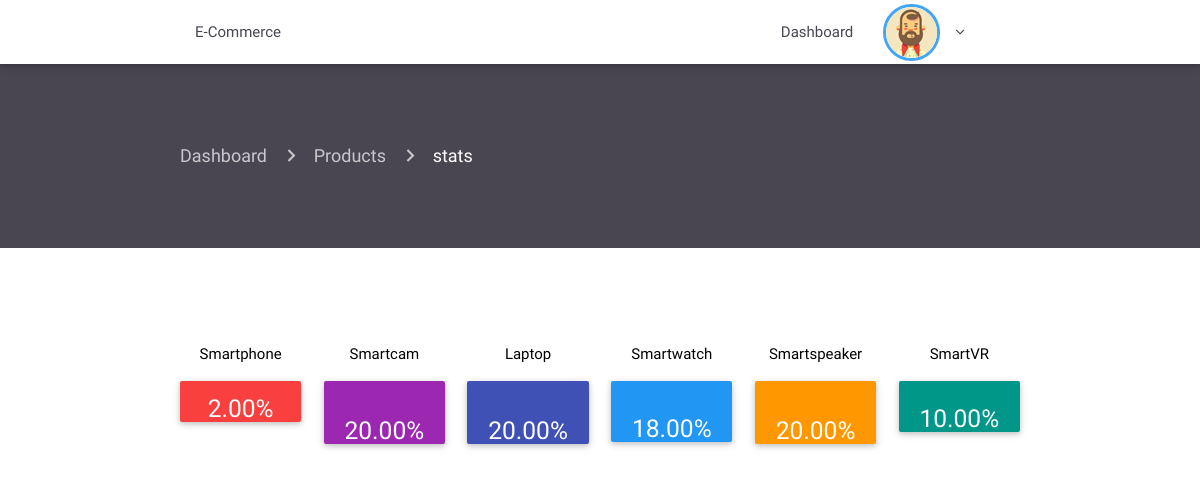
Page /admin/stats.php (signed in) on the committed database.
### tables this page shows
CREATE TABLE `product` (
  `id` int(11) NOT NULL,
  `id_category` int(11) NOT NULL,
  `name` varchar(1000) NOT NULL,
  `description` varchar(1000) NOT NULL,
  `price` int(11) NOT NULL,
  `id_picture` int(11) NOT NULL,
  `thumbnail` varchar(1000) NOT NULL,
  `promo` varchar(1000) NOT NULL
);

CREATE TABLE `category` (
  `id` int(11) NOT NULL,
  `name` varchar(1000) NOT NULL,
  `icon` varchar(1000) NOT NULL
);

### admin/stats.php (the view, shortened to what this page needs)
<?php
require 'includes/header.php';
require 'includes/navconnected.php'; ?>
<div class="container-fluid product-page">
    <div class="container current-page">
        <nav>
            <div class="nav-wrapper">
                <div class="col s12">
                    <a href="index" class="breadcrumb">Dashboard</a>
                    <a href="infoproduct" class="breadcrumb">Products</a>
                    <a href="stats" class="breadcrumb">stats</a>
                </div>
            </div>
        </nav>
    </div>
</div>
<div class="container center-align staaats">
    <div class="row">
        <?php
        include '../db.php';
        $queryfirst = "SELECT
         product.id as 'id',
         product.id_category,
         SUM(command.quantity) as 'total',
         command.statut,
         command.id_product,
         category.name as 'name',
         category.id
         FROM product, command, category
         WHERE product.id = command.id_product
         AND command.statut = 'paid' AND category.id = product.id_category
         GROUP BY category.id";
        $resultfirst = $connection->query($queryfirst);
        if ($resultfirst->num_rows > 0) {
            while($rowfirst = $resultfirst->fetch_assoc()) {
                $idp = $rowfirst['id'];
                $name_best = $rowfirst['name'];
                $totalsold = $rowfirst['total'];
                $percent = ($totalsold / 50 )*100;
                ?>
                <div class="col s2">
                    <p class="black-text"><?= $name_best; ?></p>
                    <div class="card red<?= $idp; ?>" style="padding-top:<?=number_format((float)$percent, 2, '.', ''); ?>%">
                        <h5 class="white-text"><?=number_format((float)$percent, 2, '.', '');  ?>%</h5>
                    </div>
                </div>
            <?php }} ?>
    </div>
</div>
<?php require 'includes/footer.php'; ?>

### admin/src/css/style.css (style rules this page uses)
.product-page { padding-top: 60px; padding-bottom: 60px; background-color: #494551; }
.product-page nav { background: none; box-shadow: none; }
.staaats { padding-top: 80px; }
.staaats .red1 { background-color: #fa3f3f; }
.staaats .red2 { background-color: #9c27b0; }
.staaats .red3 { background-color: #3f51b5; }
.staaats .red4 { background-color: #2196f3; }
.staaats .red5 { background-color: #ff9800; }
.staaats .red6 { background-color: #009688; }

### rows in the picture
product: id_category.name "Smartphone", percent "2.00"
product: id_category.name "Smartcam", percent "20.00"
product: id_category.name "Laptop", percent "20.00"
product: id_category.name "Smartwatch", percent "18.00"
product: id_category.name "Smartspeaker", percent "20.00"
product: id_category.name "SmartVR", percent "10.00"
